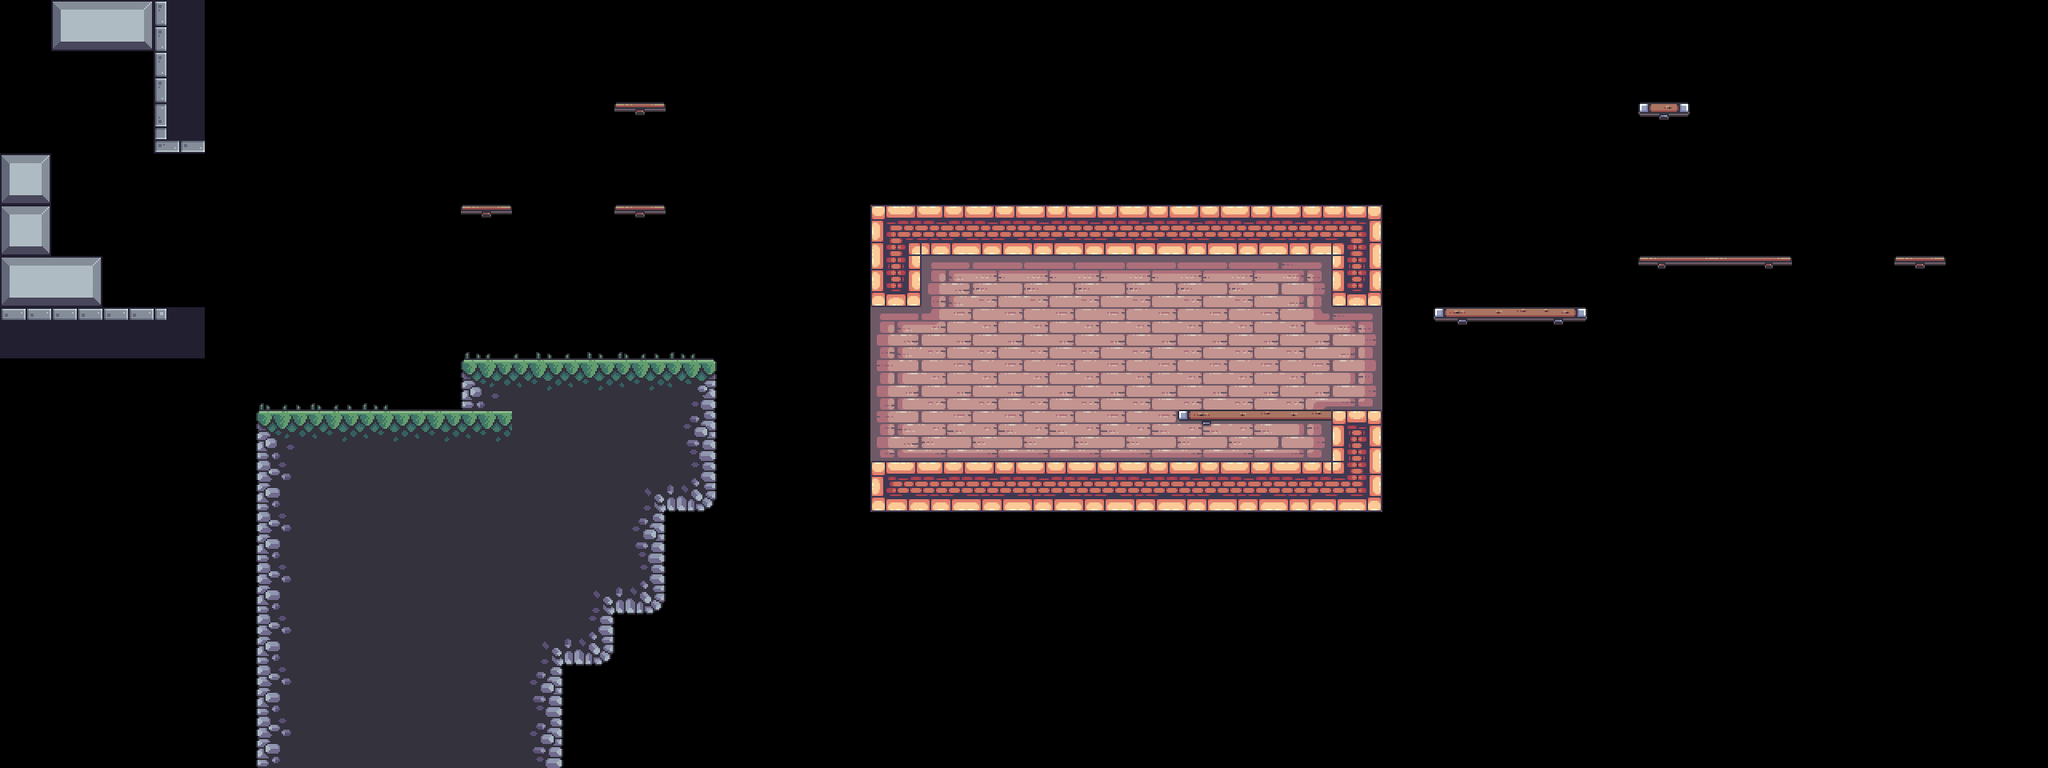

A level layout from a 2D game, rendered from its tile map. Below: a short description, then the map file with tile-grid data replaced by summaries:
An orthogonal 40x15 tile map with 64x64 px tiles, 4 tile layers (BG, Terrain, Platforms, FG), 8 tilesets and 52 objects (9x static, 4x gold, 3x palm_small, 3x saw, 3x silver, ...).

<map version="1.10" tiledversion="1.11.2" orientation="orthogonal" renderorder="right-down" width="40" height="15" tilewidth="64" tileheight="64" infinite="0" nextlayerid="14" nextobjectid="91">
 <tileset firstgid="1" source="../tilesets/outside.tsx" />
 <tileset firstgid="49" source="../tilesets/items.tsx" />
 <tileset firstgid="54" source="../tilesets/inside.tsx" />
 <tileset firstgid="150" source="../tilesets/extra.tsx" />
 <tileset firstgid="216" source="../tilesets/objects.tsx" />
 <tileset firstgid="244" source="../tilesets/platforms.tsx" />
 <tileset firstgid="252" source="../tilesets/enemies.tsx" />
 <tileset firstgid="252" source="../tilesets/grass.tsx" />
 <layer id="9" name="BG" width="40" height="15">
  <data>[600 cells, 37 non-empty, 11 distinct tile ids]</data>
 </layer>
 <objectgroup id="12" name="BG details" class="window">
  <object id="49" name="candle" gid="231" x="1152.5" y="503" width="64" height="64" />
  <object id="50" name="candle" gid="231" x="1411" y="504.5" width="64" height="64" />
  <object id="51" name="window" gid="232" x="1560.5" y="424.5" width="64" height="64" />
  <object id="52" name="window" gid="232" x="1208.5" y="438.5" width="64" height="64" />
  <object id="53" name="big_chain" gid="233" x="1304.67" y="435" width="64" height="116" />
  <object id="54" name="small_chain" gid="234" x="1434.67" y="382.333" width="64" height="62" />
  <object id="55" name="static" gid="235" x="1381" y="574" width="14" height="34" />
  <object id="56" name="static" gid="236" x="1582.67" y="575" width="30" height="14" />
  <object id="57" name="static" gid="237" x="1309.67" y="575" width="14" height="28" />
  <object id="58" name="static" gid="238" x="1246.67" y="574.667" width="24" height="14" />
  <object id="59" name="static" gid="239" x="1452.67" y="573.333" width="42" height="44" />
  <object id="60" name="static" gid="240" x="1591" y="572.333" width="42" height="44" />
  <object id="61" name="static" gid="241" x="1498" y="502" width="52" height="178" />
  <object id="62" name="static" gid="242" x="1268.67" y="501.333" width="52" height="178" />
  <object id="63" name="static" gid="243" x="1094" y="575" width="82" height="98" />
 </objectgroup>
 <layer id="1" name="Terrain" width="40" height="15">
  <data>[600 cells, 94 non-empty, 22 distinct tile ids]</data>
 </layer>
 <layer id="5" name="Platforms" width="40" height="15">
  <data>[600 cells, 14 non-empty, 8 distinct tile ids]</data>
 </layer>
 <layer id="10" name="FG" width="40" height="15">
  <data>[600 cells, 8 non-empty, 3 distinct tile ids]</data>
 </layer>
 <objectgroup id="4" name="Objects">
  <object id="4" name="flag" gid="219" x="1664" y="256" width="68" height="186" />
  <object id="6" name="crate" gid="218" x="494.5" y="513.25" width="50" height="36" />
  <object id="7" name="crate" gid="218" x="525.5" y="477.25" width="50" height="36" />
  <object id="9" name="barrel" gid="216" x="530.5" y="513" width="46" height="50" />
  <object id="11" name="palm_large" gid="220" x="306.333" y="546" width="78" height="136" />
  <object id="12" name="palm_small" gid="222" x="1095.33" y="277.33" width="80" height="103" />
  <object id="13" name="palm_small" gid="222" x="1245.33" y="261.33" width="80" height="103" />
  <object id="14" name="palm_small" gid="222" x="1202" y="287.33" width="80" height="103" />
  <object id="15" name="player" gid="223" x="683.62" y="425.485" width="74" height="56" />
  <object id="27" name="palm_bg" gid="217" x="768" y="448" width="128" height="128" />
  <object id="43" name="palm_bg_left" gid="228" x="245" y="562" width="104" height="106" />
  <object id="44" name="palm_bg_right" gid="229" x="866" y="496" width="104" height="106" />
  <object id="65" name="saw" x="64" y="576" width="64" height="64">
   <properties>
    <property name="speed" type="int" value="0" />
   </properties>
  </object>
  <object id="69" name="floor_spike" gid="226" x="64" y="320" width="64" height="64">
   <properties>
    <property name="inverted" type="bool" value="false" />
   </properties>
  </object>
  <object id="71" name="floor_spike" gid="1073742050" x="64" y="128" width="64" height="64">
   <properties>
    <property name="inverted" type="bool" value="true" />
   </properties>
  </object>
 </objectgroup>
 <objectgroup id="13" name="Moving Objects">
  <object id="66" name="boat" x="1790.67" y="619.333" width="640" height="38">
   <properties>
    <property name="flip" type="bool" value="true" />
    <property name="platform" type="bool" value="true" />
    <property name="speed" type="int" value="60" />
   </properties>
  </object>
  <object id="67" name="saw" x="0" y="512" width="300" height="10">
   <properties>
    <property name="flip" type="bool" value="false" />
    <property name="platform" type="bool" value="false" />
    <property name="speed" type="int" value="60" />
   </properties>
  </object>
  <object id="68" name="saw" x="182" y="536" width="10" height="320">
   <properties>
    <property name="flip" type="bool" value="false" />
    <property name="platform" type="bool" value="false" />
    <property name="speed" type="int" value="100" />
   </properties>
  </object>
  <object id="73" name="spike" gid="227" x="384" y="256" width="54" height="54">
   <properties>
    <property name="end_angle" type="int" value="-1" />
    <property name="platform" type="bool" value="false" />
    <property name="radius" type="int" value="100" />
    <property name="speed" type="int" value="50" />
    <property name="start_angle" type="int" value="0" />
   </properties>
  </object>
  <object id="74" name="helicopter" x="320" y="0" width="10" height="320">
   <properties>
    <property name="flip" type="bool" value="false" />
    <property name="platform" type="bool" value="true" />
    <property name="speed" type="int" value="100" />
   </properties>
  </object>
  <object id="75" name="helicopter" x="384" y="128" width="300" height="10">
   <properties>
    <property name="flip" type="bool" value="false" />
    <property name="platform" type="bool" value="true" />
    <property name="speed" type="int" value="60" />
   </properties>
  </object>
 </objectgroup>
 <objectgroup id="7" name="Items">
  <object id="22" name="diamond" gid="49" x="512" y="384" width="64" height="64" />
  <object id="23" name="gold" gid="50" x="576" y="384" width="64" height="64" />
  <object id="24" name="potion" gid="51" x="512" y="320" width="64" height="64" />
  <object id="25" name="silver" gid="52" x="704" y="256" width="64" height="64" />
  <object id="26" name="skull" gid="53" x="576" y="256" width="64" height="64" />
  <object id="76" name="gold" gid="50" x="1792" y="576" width="64" height="64" />
  <object id="77" name="gold" gid="50" x="2048" y="576" width="64" height="64" />
  <object id="78" name="silver" gid="52" x="1920" y="576" width="64" height="64" />
  <object id="79" name="silver" gid="52" x="2176" y="576" width="64" height="64" />
  <object id="81" name="gold" gid="50" x="2304" y="576" width="64" height="64" />
  <object id="90" name="skull" gid="53" x="0" y="192" width="64" height="64" />
 </objectgroup>
 <objectgroup id="6" name="Enemies">
  <object id="36" name="shell" gid="224" x="192" y="384" width="76" height="46">
   <properties>
    <property name="reverse" type="bool" value="true" />
   </properties>
  </object>
  <object id="38" name="tooth" gid="225" x="1408" y="256" width="48" height="46" />
  <object id="39" name="shell" gid="224" x="576" y="448" width="76" height="46">
   <properties>
    <property name="reverse" type="bool" value="false" />
   </properties>
  </object>
 </objectgroup>
 <objectgroup id="2" name="Water">
  <object id="2" name="water" x="0" y="640" width="2560" height="320" />
 </objectgroup>
 <objectgroup id="8" name="Data">
  <!-- 1 objects omitted --></objectgroup>
</map>
<!-- 1 of 52 objects omitted -->
